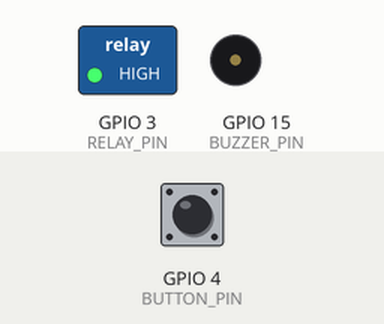
Recording of a program running on a simulated ESP32. Shown: switched loads named in the program (green lamp = pin HIGH), buzzer (waves = sounding, pin HIGH). Inputs (shaded band) come from the test bench; at power-on: GPIO 4 (BUTTON_PIN) HIGH. What the program prints to the serial monitor is not drawn.

Above: at 0.1 s.
Timing chart, 0 to 1.6 s (numbered marks = the images above):
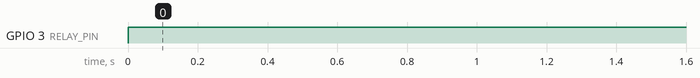

The program:

main.cpp
```cpp
#include <Arduino.h>
#include <Wire.h>
#include <SPI.h>

#define BUTTON_PIN 4
#define RELAY_PIN 3
#define BUZZER_PIN 15
#define COFFEE_TIME 10 * 1000
#define BUZZER_TIME 5 * 1000

void setup()
{
    Serial.begin(115200);
    pinMode(RELAY_PIN, OUTPUT);
    pinMode(BUZZER_PIN, OUTPUT);
    pinMode(BUTTON_PIN, INPUT_PULLUP);

}

unsigned long cofeeReadyTime;
unsigned long buzzerOffTime;

bool isButtonPressed() {
    return digitalRead(BUTTON_PIN);
}

bool isRelayOn() {
    return digitalRead(RELAY_PIN);
}

bool isBuzzerOn() {
    return digitalRead(BUZZER_PIN);
}

void switchOnRelay() {
    Serial.println("Switching relay on");
    digitalWrite(RELAY_PIN, HIGH);
    cofeeReadyTime = millis() + COFFEE_TIME;
    return;
}

void switchOffRelay() {
    Serial.println("Switching relay off");
    digitalWrite(RELAY_PIN, LOW);
    return;
}

void swicthOnBuzzer() {
    Serial.println("Switching buzzer on");
    digitalWrite(BUZZER_PIN, HIGH);
    buzzerOffTime = millis() + BUZZER_TIME;
    return;
}

void swicthOffBuzzer() {
    Serial.println("Switching buzzer off");
    digitalWrite(BUZZER_PIN, LOW);
    return;
}

void loop()
{
    if (isButtonPressed() && !isRelayOn()){
        switchOnRelay();
    }

    if (!isButtonPressed() && cofeeReadyTime < millis()){
        switchOffRelay();
        swicthOnBuzzer();
    }

    if(isBuzzerOn() && buzzerOffTime < millis()) {
        swicthOffBuzzer();
    }
}
```

Measured:
- by itself, GPIO 3 (RELAY_PIN): LOW → HIGH at 0.00 s
